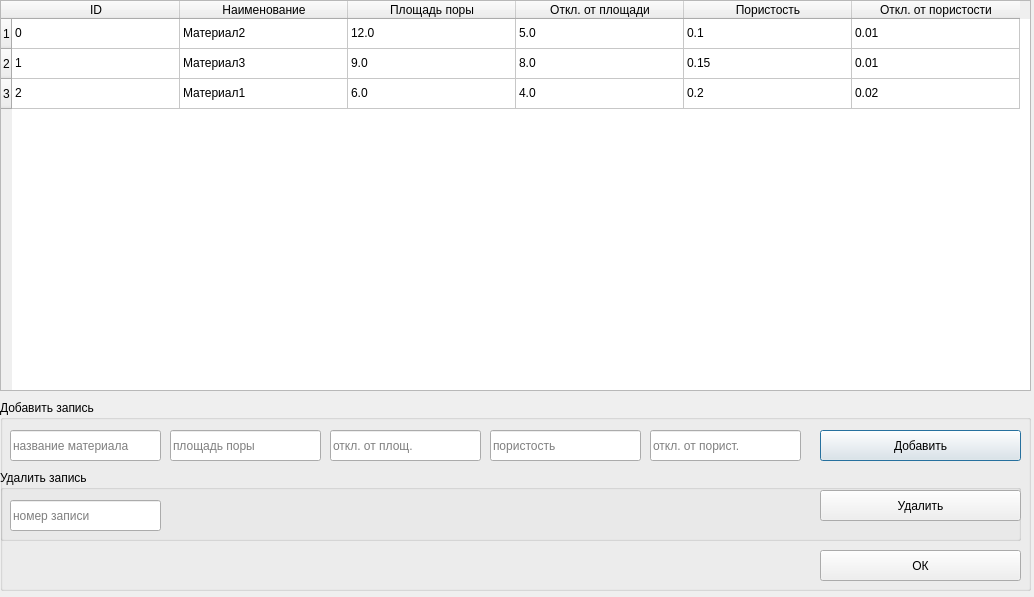
<?xml version="1.0" encoding="UTF-8"?>
<ui version="4.0">
 <class>Dialog</class>
 <widget class="QDialog" name="Dialog">
  <property name="geometry">
   <rect>
    <x>0</x>
    <y>0</y>
    <width>1034</width>
    <height>597</height>
   </rect>
  </property>
  <property name="windowTitle">
   <string>Dialog</string>
  </property>
  <widget class="QTableWidget" name="tableMaterials">
   <property name="geometry">
    <rect>
     <x>0</x>
     <y>0</y>
     <width>1031</width>
     <height>391</height>
    </rect>
   </property>
   <property name="maximumSize">
    <size>
     <width>1031</width>
     <height>16777215</height>
    </size>
   </property>
   <property name="layoutDirection">
    <enum>Qt::LeftToRight</enum>
   </property>
   <property name="rowCount">
    <number>3</number>
   </property>
   <property name="columnCount">
    <number>6</number>
   </property>
   <attribute name="horizontalHeaderDefaultSectionSize">
    <number>168</number>
   </attribute>
   <attribute name="horizontalHeaderShowSortIndicator" stdset="0">
    <bool>false</bool>
   </attribute>
   <row/>
   <row/>
   <row/>
   <column>
    <property name="text">
     <string>ID</string>
    </property>
   </column>
   <column>
    <property name="text">
     <string>Наименование</string>
    </property>
   </column>
   <column>
    <property name="text">
     <string>Площадь поры</string>
    </property>
   </column>
   <column>
    <property name="text">
     <string>Откл. от площади</string>
    </property>
   </column>
   <column>
    <property name="text">
     <string>Пористость</string>
    </property>
   </column>
   <column>
    <property name="text">
     <string>Откл. от пористости</string>
    </property>
   </column>
   <item row="0" column="0">
    <property name="text">
     <string>0</string>
    </property>
   </item>
   <item row="0" column="1">
    <property name="text">
     <string>Материал2</string>
    </property>
   </item>
   <item row="0" column="2">
    <property name="text">
     <string>12.0</string>
    </property>
   </item>
   <item row="0" column="3">
    <property name="text">
     <string>5.0</string>
    </property>
   </item>
   <item row="0" column="4">
    <property name="text">
     <string>0.1</string>
    </property>
   </item>
   <item row="0" column="5">
    <property name="text">
     <string>0.01</string>
    </property>
   </item>
   <item row="1" column="0">
    <property name="text">
     <string>1</string>
    </property>
   </item>
   <item row="1" column="1">
    <property name="text">
     <string>Материал3</string>
    </property>
   </item>
   <item row="1" column="2">
    <property name="text">
     <string>9.0</string>
    </property>
   </item>
   <item row="1" column="3">
    <property name="text">
     <string>8.0</string>
    </property>
   </item>
   <item row="1" column="4">
    <property name="text">
     <string>0.15</string>
    </property>
   </item>
   <item row="1" column="5">
    <property name="text">
     <string>0.01</string>
    </property>
   </item>
   <item row="2" column="0">
    <property name="text">
     <string>2</string>
    </property>
   </item>
   <item row="2" column="1">
    <property name="text">
     <string>Материал1</string>
    </property>
   </item>
   <item row="2" column="2">
    <property name="text">
     <string>6.0</string>
    </property>
   </item>
   <item row="2" column="3">
    <property name="text">
     <string>4.0</string>
    </property>
   </item>
   <item row="2" column="4">
    <property name="text">
     <string>0.2</string>
    </property>
   </item>
   <item row="2" column="5">
    <property name="text">
     <string>0.02</string>
    </property>
   </item>
  </widget>
  <widget class="QGroupBox" name="groupBox">
   <property name="geometry">
    <rect>
     <x>0</x>
     <y>400</y>
     <width>1031</width>
     <height>191</height>
    </rect>
   </property>
   <property name="layoutDirection">
    <enum>Qt::LeftToRight</enum>
   </property>
   <property name="title">
    <string>Добавить запись</string>
   </property>
   <widget class="QLineEdit" name="editName">
    <property name="geometry">
     <rect>
      <x>10</x>
      <y>30</y>
      <width>151</width>
      <height>31</height>
     </rect>
    </property>
    <property name="layoutDirection">
     <enum>Qt::LeftToRight</enum>
    </property>
    <property name="placeholderText">
     <string>название материала</string>
    </property>
   </widget>
   <widget class="QLineEdit" name="editArea">
    <property name="geometry">
     <rect>
      <x>170</x>
      <y>30</y>
      <width>151</width>
      <height>31</height>
     </rect>
    </property>
    <property name="layoutDirection">
     <enum>Qt::LeftToRight</enum>
    </property>
    <property name="placeholderText">
     <string>площадь поры</string>
    </property>
   </widget>
   <widget class="QLineEdit" name="editAreaDev">
    <property name="geometry">
     <rect>
      <x>330</x>
      <y>30</y>
      <width>151</width>
      <height>31</height>
     </rect>
    </property>
    <property name="layoutDirection">
     <enum>Qt::LeftToRight</enum>
    </property>
    <property name="placeholderText">
     <string>откл. от площ.</string>
    </property>
   </widget>
   <widget class="QLineEdit" name="editPorosity">
    <property name="geometry">
     <rect>
      <x>490</x>
      <y>30</y>
      <width>151</width>
      <height>31</height>
     </rect>
    </property>
    <property name="layoutDirection">
     <enum>Qt::LeftToRight</enum>
    </property>
    <property name="placeholderText">
     <string>пористость</string>
    </property>
   </widget>
   <widget class="QLineEdit" name="editPorosityDev">
    <property name="geometry">
     <rect>
      <x>650</x>
      <y>30</y>
      <width>151</width>
      <height>31</height>
     </rect>
    </property>
    <property name="layoutDirection">
     <enum>Qt::LeftToRight</enum>
    </property>
    <property name="placeholderText">
     <string>откл. от порист.</string>
    </property>
   </widget>
   <widget class="QPushButton" name="btnAdd">
    <property name="geometry">
     <rect>
      <x>820</x>
      <y>30</y>
      <width>201</width>
      <height>31</height>
     </rect>
    </property>
    <property name="layoutDirection">
     <enum>Qt::LeftToRight</enum>
    </property>
    <property name="text">
     <string>Добавить</string>
    </property>
   </widget>
   <widget class="QGroupBox" name="groupBox_2">
    <property name="geometry">
     <rect>
      <x>0</x>
      <y>70</y>
      <width>1021</width>
      <height>71</height>
     </rect>
    </property>
    <property name="layoutDirection">
     <enum>Qt::LeftToRight</enum>
    </property>
    <property name="title">
     <string>Удалить запись</string>
    </property>
    <widget class="QLineEdit" name="editDeleteId">
     <property name="geometry">
      <rect>
       <x>10</x>
       <y>30</y>
       <width>151</width>
       <height>31</height>
      </rect>
     </property>
     <property name="layoutDirection">
      <enum>Qt::LeftToRight</enum>
     </property>
     <property name="placeholderText">
      <string>номер записи</string>
     </property>
    </widget>
    <widget class="QPushButton" name="btnDelete">
     <property name="geometry">
      <rect>
       <x>820</x>
       <y>20</y>
       <width>201</width>
       <height>31</height>
      </rect>
     </property>
     <property name="layoutDirection">
      <enum>Qt::LeftToRight</enum>
     </property>
     <property name="text">
      <string>Удалить</string>
     </property>
    </widget>
   </widget>
   <widget class="QPushButton" name="btnDelete_2">
    <property name="geometry">
     <rect>
      <x>820</x>
      <y>150</y>
      <width>201</width>
      <height>31</height>
     </rect>
    </property>
    <property name="layoutDirection">
     <enum>Qt::LeftToRight</enum>
    </property>
    <property name="text">
     <string>ОК</string>
    </property>
   </widget>
  </widget>
 </widget>
 <resources/>
 <connections/>
</ui>
